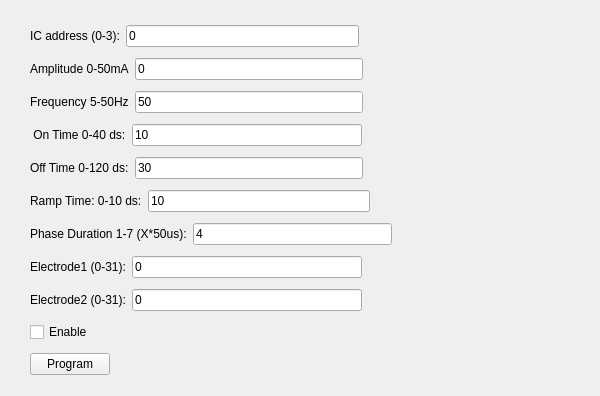
      <widget class="QWidget" name="tab_7">
       <attribute name="title">
        <string>ASKA</string>
       </attribute>
       <widget class="QWidget" name="verticalLayoutWidget">
        <property name="geometry">
         <rect>
          <x>30</x>
          <y>20</y>
          <width>561</width>
          <height>367</height>
         </rect>
        </property>
        <layout class="QVBoxLayout" name="verticalLayout">
         <item>
          <layout class="QHBoxLayout" name="horizontalLayout_37">
           <item>
            <widget class="QLabel" name="label_46">
             <property name="text">
              <string>IC address (0-3):</string>
             </property>
            </widget>
           </item>
           <item>
            <widget class="QLineEdit" name="lineEditAskaICaddr">
             <property name="text">
              <string>0</string>
             </property>
            </widget>
           </item>
           <item>
            <spacer name="horizontalSpacer_14">
             <property name="orientation">
              <enum>Qt::Horizontal</enum>
             </property>
             <property name="sizeHint" stdset="0">
              <size>
               <width>40</width>
               <height>20</height>
              </size>
             </property>
            </spacer>
           </item>
          </layout>
         </item>
         <item>
          <layout class="QHBoxLayout" name="horizontalLayout_26">
           <item>
            <widget class="QLabel" name="label">
             <property name="text">
              <string>Amplitude 0-50mA</string>
             </property>
            </widget>
           </item>
           <item>
            <widget class="QLineEdit" name="lineEditAskaAmp">
             <property name="text">
              <string>0</string>
             </property>
            </widget>
           </item>
           <item>
            <spacer name="horizontalSpacer_4">
             <property name="orientation">
              <enum>Qt::Horizontal</enum>
             </property>
             <property name="sizeHint" stdset="0">
              <size>
               <width>40</width>
               <height>20</height>
              </size>
             </property>
            </spacer>
           </item>
          </layout>
         </item>
         <item>
          <layout class="QHBoxLayout" name="horizontalLayout_29">
           <item>
            <widget class="QLabel" name="label_39">
             <property name="text">
              <string>Frequency 5-50Hz</string>
             </property>
            </widget>
           </item>
           <item>
            <widget class="QLineEdit" name="lineEditAskaFreq">
             <property name="text">
              <string>50</string>
             </property>
            </widget>
           </item>
           <item>
            <spacer name="horizontalSpacer_5">
             <property name="orientation">
              <enum>Qt::Horizontal</enum>
             </property>
             <property name="sizeHint" stdset="0">
              <size>
               <width>40</width>
               <height>20</height>
              </size>
             </property>
            </spacer>
           </item>
          </layout>
         </item>
         <item>
          <layout class="QHBoxLayout" name="horizontalLayout_30">
           <item>
            <widget class="QLabel" name="label_40">
             <property name="text">
              <string> On Time 0-40 ds:</string>
             </property>
            </widget>
           </item>
           <item>
            <widget class="QLineEdit" name="lineEditAskaOnTime">
             <property name="text">
              <string>10</string>
             </property>
            </widget>
           </item>
           <item>
            <spacer name="horizontalSpacer_6">
             <property name="orientation">
              <enum>Qt::Horizontal</enum>
             </property>
             <property name="sizeHint" stdset="0">
              <size>
               <width>40</width>
               <height>20</height>
              </size>
             </property>
            </spacer>
           </item>
          </layout>
         </item>
         <item>
          <layout class="QHBoxLayout" name="horizontalLayout_31">
           <item>
            <widget class="QLabel" name="label_41">
             <property name="text">
              <string>Off Time 0-120 ds:</string>
             </property>
            </widget>
           </item>
           <item>
            <widget class="QLineEdit" name="lineEditAskaOffTime">
             <property name="text">
              <string>30</string>
             </property>
            </widget>
           </item>
           <item>
            <spacer name="horizontalSpacer_7">
             <property name="orientation">
              <enum>Qt::Horizontal</enum>
             </property>
             <property name="sizeHint" stdset="0">
              <size>
               <width>40</width>
               <height>20</height>
              </size>
             </property>
            </spacer>
           </item>
          </layout>
         </item>
         <item>
          <layout class="QHBoxLayout" name="horizontalLayout_32">
           <item>
            <widget class="QLabel" name="label_42">
             <property name="text">
              <string>Ramp Time: 0-10 ds:</string>
             </property>
            </widget>
           </item>
           <item>
            <widget class="QLineEdit" name="lineEditAskaRamp">
             <property name="text">
              <string>10</string>
             </property>
            </widget>
           </item>
           <item>
            <spacer name="horizontalSpacer_8">
             <property name="orientation">
              <enum>Qt::Horizontal</enum>
             </property>
             <property name="sizeHint" stdset="0">
              <size>
               <width>40</width>
               <height>20</height>
              </size>
             </property>
            </spacer>
           </item>
          </layout>
         </item>
         <item>
          <layout class="QHBoxLayout" name="horizontalLayout_33">
           <item>
            <widget class="QLabel" name="label_43">
             <property name="text">
              <string>Phase Duration 1-7 (X*50us):</string>
             </property>
            </widget>
           </item>
           <item>
            <widget class="QLineEdit" name="lineEditAskaPhase">
             <property name="text">
              <string>4</string>
             </property>
            </widget>
           </item>
           <item>
            <spacer name="horizontalSpacer_9">
             <property name="orientation">
              <enum>Qt::Horizontal</enum>
             </property>
             <property name="sizeHint" stdset="0">
              <size>
               <width>40</width>
               <height>20</height>
              </size>
             </property>
            </spacer>
           </item>
          </layout>
         </item>
         <item>
          <layout class="QHBoxLayout" name="horizontalLayout_34">
           <item>
            <widget class="QLabel" name="label_44">
             <property name="text">
              <string>Electrode1 (0-31):</string>
             </property>
            </widget>
           </item>
           <item>
            <widget class="QLineEdit" name="lineEditAskaEle1">
             <property name="text">
              <string>0</string>
             </property>
            </widget>
           </item>
           <item>
            <spacer name="horizontalSpacer_10">
             <property name="orientation">
              <enum>Qt::Horizontal</enum>
             </property>
             <property name="sizeHint" stdset="0">
              <size>
               <width>40</width>
               <height>20</height>
              </size>
             </property>
            </spacer>
           </item>
          </layout>
         </item>
         <item>
          <layout class="QHBoxLayout" name="horizontalLayout_35">
           <item>
            <widget class="QLabel" name="label_45">
             <property name="text">
              <string>Electrode2 (0-31):</string>
             </property>
            </widget>
           </item>
           <item>
            <widget class="QLineEdit" name="lineEditAskaEle2">
             <property name="text">
              <string>0</string>
             </property>
            </widget>
           </item>
           <item>
            <spacer name="horizontalSpacer_11">
             <property name="orientation">
              <enum>Qt::Horizontal</enum>
             </property>
             <property name="sizeHint" stdset="0">
              <size>
               <width>40</width>
               <height>20</height>
              </size>
             </property>
            </spacer>
           </item>
          </layout>
         </item>
         <item>
          <layout class="QHBoxLayout" name="horizontalLayout_36">
           <item>
            <widget class="QCheckBox" name="checkBoxAskaEnable">
             <property name="text">
              <string>Enable</string>
             </property>
            </widget>
           </item>
           <item>
            <spacer name="horizontalSpacer_12">
             <property name="orientation">
              <enum>Qt::Horizontal</enum>
             </property>
             <property name="sizeHint" stdset="0">
              <size>
               <width>168</width>
               <height>20</height>
              </size>
             </property>
            </spacer>
           </item>
          </layout>
         </item>
         <item>
          <layout class="QHBoxLayout" name="horizontalLayout_28">
           <item>
            <widget class="QPushButton" name="pushButtonAskaProgram">
             <property name="text">
              <string>Program</string>
             </property>
            </widget>
           </item>
           <item>
            <spacer name="horizontalSpacer_13">
             <property name="orientation">
              <enum>Qt::Horizontal</enum>
             </property>
             <property name="sizeHint" stdset="0">
              <size>
               <width>40</width>
               <height>20</height>
              </size>
             </property>
            </spacer>
           </item>
          </layout>
         </item>
        </layout>
       </widget>
      </widget>
